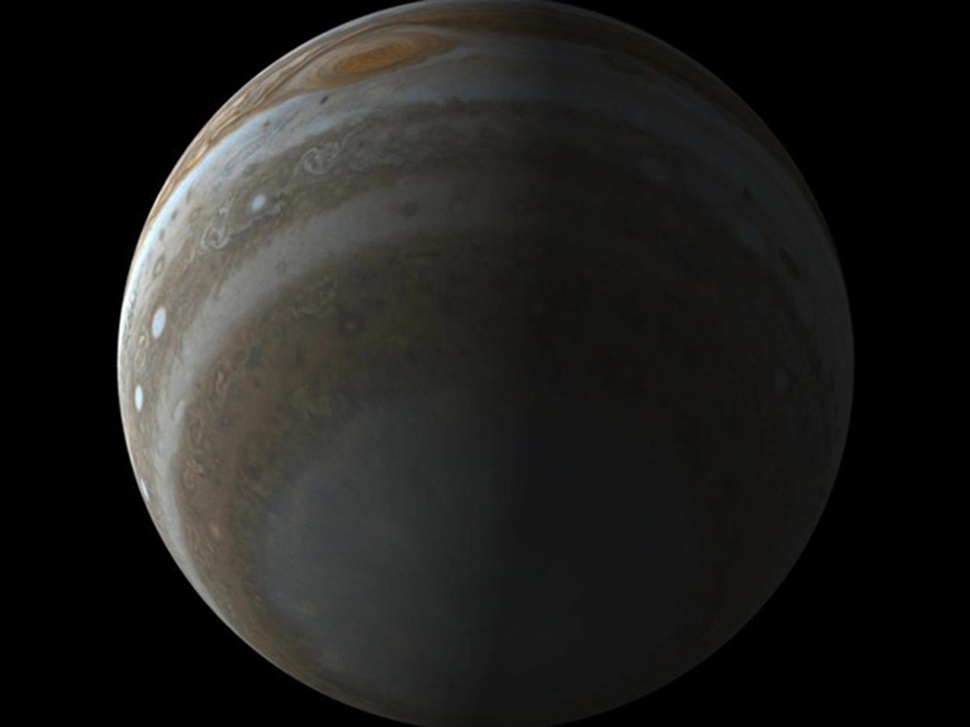
%> input picture 3-Iluminacion/iluminacion.jpg, 970 x 727 px, shrunk from 1268 x 950 before the run
$ octave iluminacion_ind.m   (GNU Octave 9; MATLAB toolbox functions it lacks are replaced by stand-ins)
%> lines starting %> are read from the running program, lines starting %| are printed output that depends on the picture
% 3 - Iluminacion ajustando imagen en intensidad
% Enrique
clear;

%% Imagen Original
img_rgb = imread('iluminacion.jpg');
%> img_rgb is the input picture: size 727x970x3 uint8; mean R, G, B 31.9, 31.3, 29.3
[ind_org, map] = rgb2ind(img_rgb, 256);
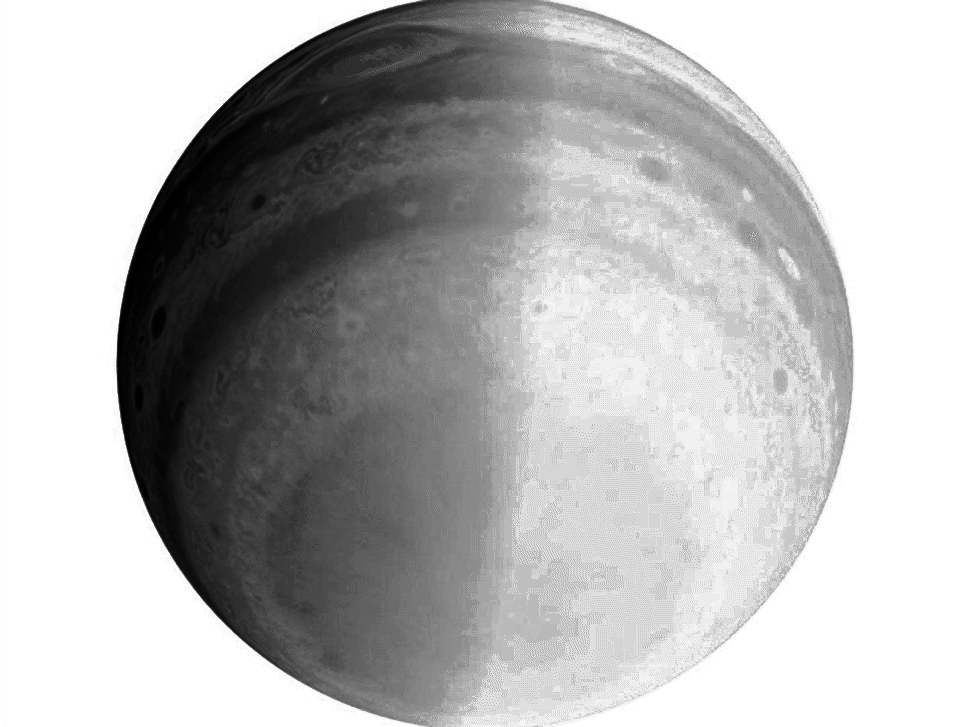
%> ind_org: size 727x970 uint8; min 0, max 255, mean 183.6
%> map = 256 rows, first 12: [0.886 0.945 0.961; 0.788 0.843 0.882; 0.8 0.796 0.776; 0.733 0.753 0.753; 0.733 0.714 0.678; 0.675 0.671 0.643; 0.663 0.694 0.714; 0.627 0.639 0.627; 0.698 0.647 0.58; 0.667 0.6 0.51; 0.612 0.612 0.584; 0.608 0.588 0.545]
hnorm_org = imhist(ind_org)./numel(ind_org);
%> hnorm_org = 256 values, max 0.386 at index 256, min 0 at index 125, mean 0.00391
cdf1 = cumsum(hnorm_org);
%> cdf1 = 256 values from 0.00156 to 1

figure
subplot(3,2,1)
imshow(img_rgb);
title('Imagen original [RGB]')

subplot(3,2,3)
bar(hnorm_org,'stacked');
axis square off, axis([-2 255 0 0.03]),
title('Histograma original'),
colorbar('XTickLabel','','location','North')

subplot(3,2,5)
plot(linspace(0,1,length(cdf1)),cdf1),
axis([0 1 0 1]),
axis square,
grid,
title('CDF Original');

%% Imagen procesada iluminacion
ind_pre = imadjust(ind_org, stretchlim(ind_org), [ ]);
hnorm_pre = imhist(ind_pre)./numel(ind_pre);
%> hnorm_pre = 256 values, max 0.386 at index 256, min 0 at index 26, mean 0.00391
cdf2 = cumsum(hnorm_pre);
%> cdf2 = 256 values from 0.0105 to 1

subplot(3,2,2)
img_pre = ind2rgb(ind_pre, map);
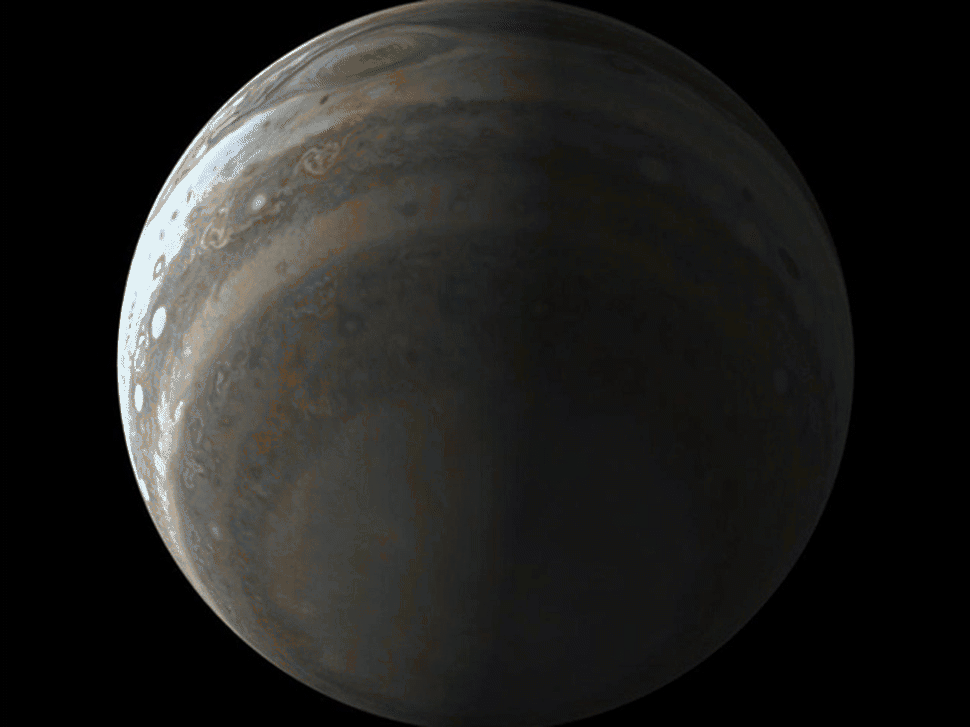
%> img_pre: size 727x970x3 double; mean R, G, B 0.131, 0.13, 0.122
imshow(img_pre)
title('Imagen procesada en intensidad')

subplot(3,2,4)
bar(hnorm_pre,'stacked');
axis square off, axis([-2 255 0 0.03]),
title('Histograma intensidad a RGB'),
colorbar('XTickLabel','','location','North')

subplot(3,2,6)
plot(linspace(0,1,length(cdf2)),cdf2),
axis([0 1 0 1]),
axis square,
grid,
title('CDF Intesidad a RGB');
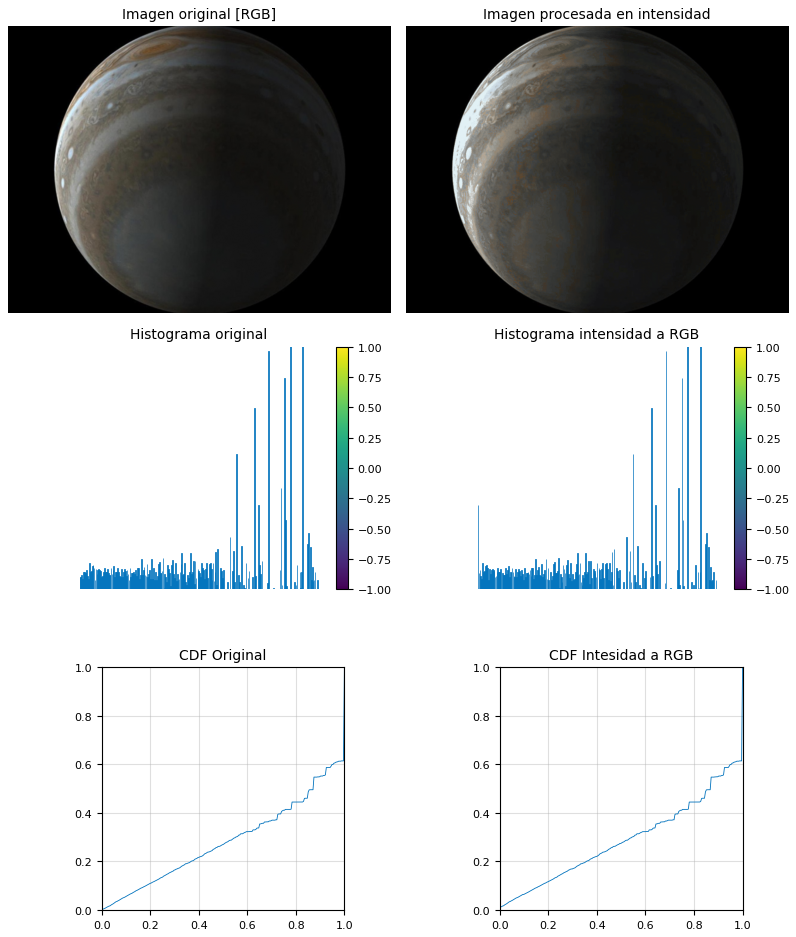
%> figure redrawn from the program's plot data, 6 panels
